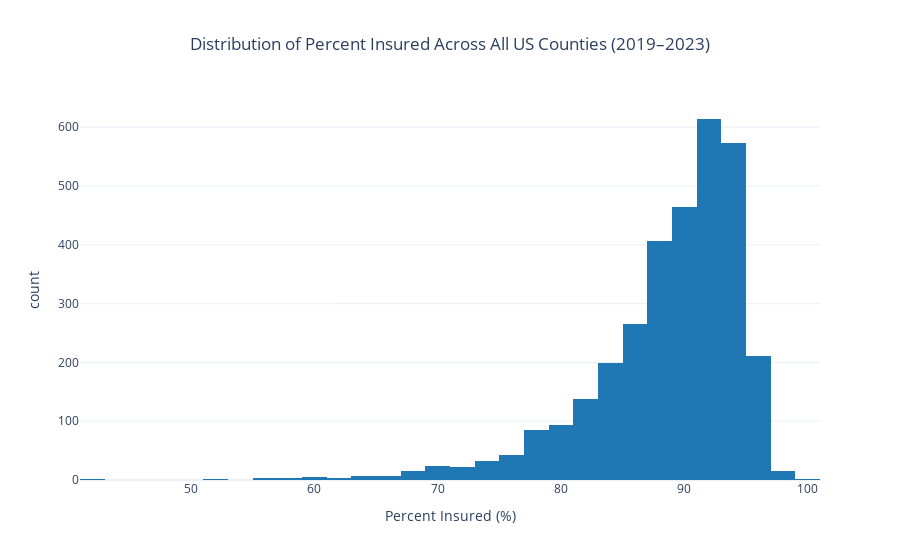

Notebook source saved alongside this figure:
### Code cell
# Histogram: Distribution of Percent Insured
fig_hist = px.histogram(
    merged,
    x="Percent_Insured",
    nbins=30,
    color_discrete_sequence=["#1f77b4"],
    title="Distribution of Percent Insured Across All US Counties (2019–2023)",
    labels={"Percent_Insured": "Percent Insured (%)"},
    template="plotly_white"
)

fig_hist.update_layout(title_x=0.5)
fig_hist.show()

### Figure 1 — Plotly figure (JSON) as saved in the notebook; plotly's stock layout.template omitted (floating-point values rounded to 4 significant figures; data arrays with more than 128 entries replaced by an {"elided": "..."} marker saying what was removed)
{"data": [{"bingroup": "x", "hovertemplate": "Percent Insured (%)=%{x}<br>count=%{y}<extra></extra>", "legendgroup": "", "marker": {"color": "#1f77b4", "pattern": {"shape": ""}}, "name": "", "nbinsx": 30, "orientation": "v", "showlegend": false, "type": "histogram", "x": {"elided": "3232 float values"}, "xaxis": "x", "yaxis": "y"}], "layout": {"barmode": "relative", "legend": {"tracegroupgap": 0}, "title": {"text": "Distribution of Percent Insured Across All US Counties (2019–2023)", "x": 0.5}, "xaxis": {"anchor": "y", "domain": [0, 1], "title": {"text": "Percent Insured (%)"}}, "yaxis": {"anchor": "x", "domain": [0, 1], "title": {"text": "count"}}}}
